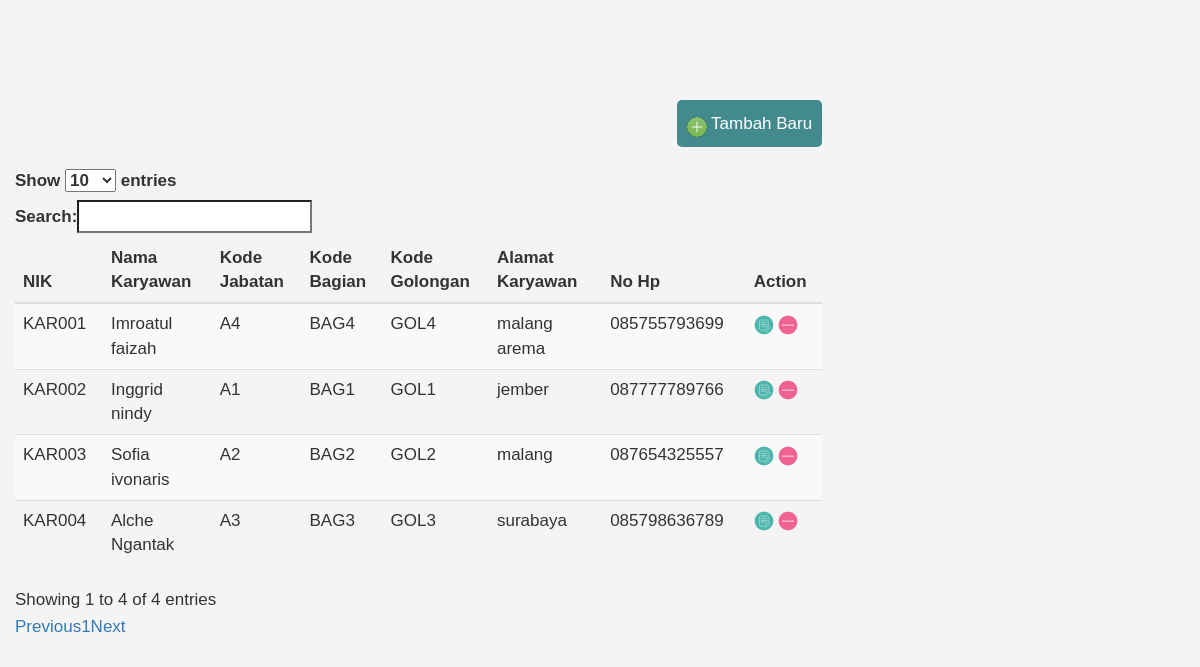
Screenshot of /indexkaryawan.php with the database file from the repository.
### tables this page shows
CREATE TABLE IF NOT EXISTS `karyawan` (
  `nik` varchar(15) NOT NULL,
  `nama_karyawan` varchar(50) DEFAULT NULL,
  `kode_jabatan` varchar(5) DEFAULT NULL,
  `kode_bagian` varchar(5) DEFAULT NULL,
  `kode_golongan` varchar(5) DEFAULT NULL,
  `alamat_karyawan` varchar(100) DEFAULT NULL,
  `no_hp` varchar(15) DEFAULT NULL
);

### Controller/ControllerKaryawan.php (called while the page is built, shortened)
<?php
	require_once 'Model/ModelKaryawan.php';
	class ControllerKaryawan{
		public $modelkaryawan;
		function __construct(){
			$this->modelkaryawan = new ModelKaryawan();
		}
		public function tampilnodata(){
			$data = $this->modelkaryawan->jukokdata();
			include 'View/Karyawan/ViewKaryawan.php';
		}
}
  ?>

### Model/ModelKaryawan.php (called while the page is built, shortened)
<?php
	class ModelKaryawan{
		public function oleh_koneksi(){
	        $this->koneksi = false;
	        try {
	            $this->koneksi = new PDO('mysql:host=localhost;dbname=penggajian', 'root', '');
	        } catch(PDOException $e) {
	        	echo $e->getMessage();
	        }
	        return $this->koneksi;
		}
		public function jukokdata(){
			$konek = $this->oleh_koneksi();
			$statement = $konek->prepare("SELECT * FROM karyawan");
			$statement->execute();
			while ($row = $statement->fetch()){
				$hasile[] = $row;
			}
			return $hasile;
		}
	}
  ?>

### View/Karyawan/ViewKaryawan.php (the view, shortened to what this page needs)
<!DOCTYPE html>
<html>
<head>
	<link rel="stylesheet" type="text/css" href="//netdna.bootstrapcdn.com/bootstrap/3.0.3/css/bootstrap.min.css">
	<link rel="stylesheet" type="text/css" href="//cdn.datatables.net/plug-ins/9dcbecd42ad/integration/bootstrap/3/dataTables.bootstrap.css">
</head>
<body><div class="container" border="1px">
<div style="text-align:right;margin:20px 0px;"><button id="modal-btn" class="button"><img src="crud-icon/add.png" title="Add New Record" style="vertical-align:bottom;" /> Tambah Baru</a></button></div>
<table id="myTable" class="table table-striped  table-hover" >
	<thead>
		<tr>
		  <th >NIK</th>
	  <th >Nama Karyawan</th>
	  <th >Kode Jabatan</th>
	  <th >Kode Bagian</th>
	  <th >Kode Golongan</th>
	  <th >Alamat Karyawan</th>
	  <th >No Hp</th>
			<th>
				Action
			</th>
		</tr>
	</thead>
	<tbody>
		<?php
	foreach ($data as $row){
	?>
		<tr>
		<td><?php echo $row["nik"]; ?></td>
		<td><?php echo $row["nama_karyawan"]; ?></td>
		<td><?php echo $row["kode_jabatan"]; ?></td>
		<td><?php echo $row["kode_bagian"]; ?></td>
		<td><?php echo $row["kode_golongan"]; ?></td>
		<td><?php echo $row["alamat_karyawan"]; ?></td>
		<td><?php echo $row["no_hp"]; ?></td>
		<td><a class="ajax-action-links" href="indexkaryawan.php?nik=<?php echo $row['nik']?>&get=true"><img src="crud-icon/edit.png" title="Update" /></a> <a class="ajax-action-links" href="indexkaryawan.php?nik=<?php echo $row['nik']?>&delete=true"><img src="crud-icon/delete.png" title="Delete" /></a></td>
		</tr>
		<?php } ?>
	</tbody>
</table></div>
		<div class="col-md-5"></div>
</body>
</html>

### indexkaryawan.php
<?php
require_once 'Controller/ControllerKaryawan.php';
$karyawan = new ControllerKaryawan();
if (isset($_GET['get'])) {
	$karyawan->ngupdate();
}else if (isset($_GET['update'])) {
	$karyawan->wayaeupdate();
}else if (isset($_GET['insert'])) {
	$karyawan->get_lebokno();
}else if (isset($_GET['save'])) {
	$karyawan->do_lebokno();
}else if (isset($_GET['delete'])) {
	$karyawan->hapusendata();
}else{
	$karyawan->tampilnodata();
}
?>

### View/Karyawan/ViewKaryawan.php (style rules this page uses)
:root { --modal-duration: 1s; --modal-color: #428bca; }
body { font-family: Arial, Helvetica, sans-serif; background: #f4f4f4; font-size: 17px; line-height: 1.6; display: flex; height: 90vh; align-items: center; justify-content: center; }
.button { color:#FFF;text-decoration:none; background-color:#428a8e;padding:10px; margin-left: 60%; color: #fff; border: 0; border-radius: 5px; cursor: pointer; }

### rows the page displays
karyawan: nik "KAR001", nama_karyawan "Imroatul faizah", kode_jabatan "A4", kode_bagian "BAG4", kode_golongan "GOL4", alamat_karyawan "malang arema", no_hp "085755793699"
karyawan: nik "KAR002", nama_karyawan "Inggrid nindy", kode_jabatan "A1", kode_bagian "BAG1", kode_golongan "GOL1", alamat_karyawan "jember", no_hp "087777789766"
karyawan: nik "KAR003", nama_karyawan "Sofia ivonaris", kode_jabatan "A2", kode_bagian "BAG2", kode_golongan "GOL2", alamat_karyawan "malang", no_hp "087654325557"
karyawan: nik "KAR004", nama_karyawan "Alche Ngantak", kode_jabatan "A3", kode_bagian "BAG3", kode_golongan "GOL3", alamat_karyawan "surabaya", no_hp "085798636789"
